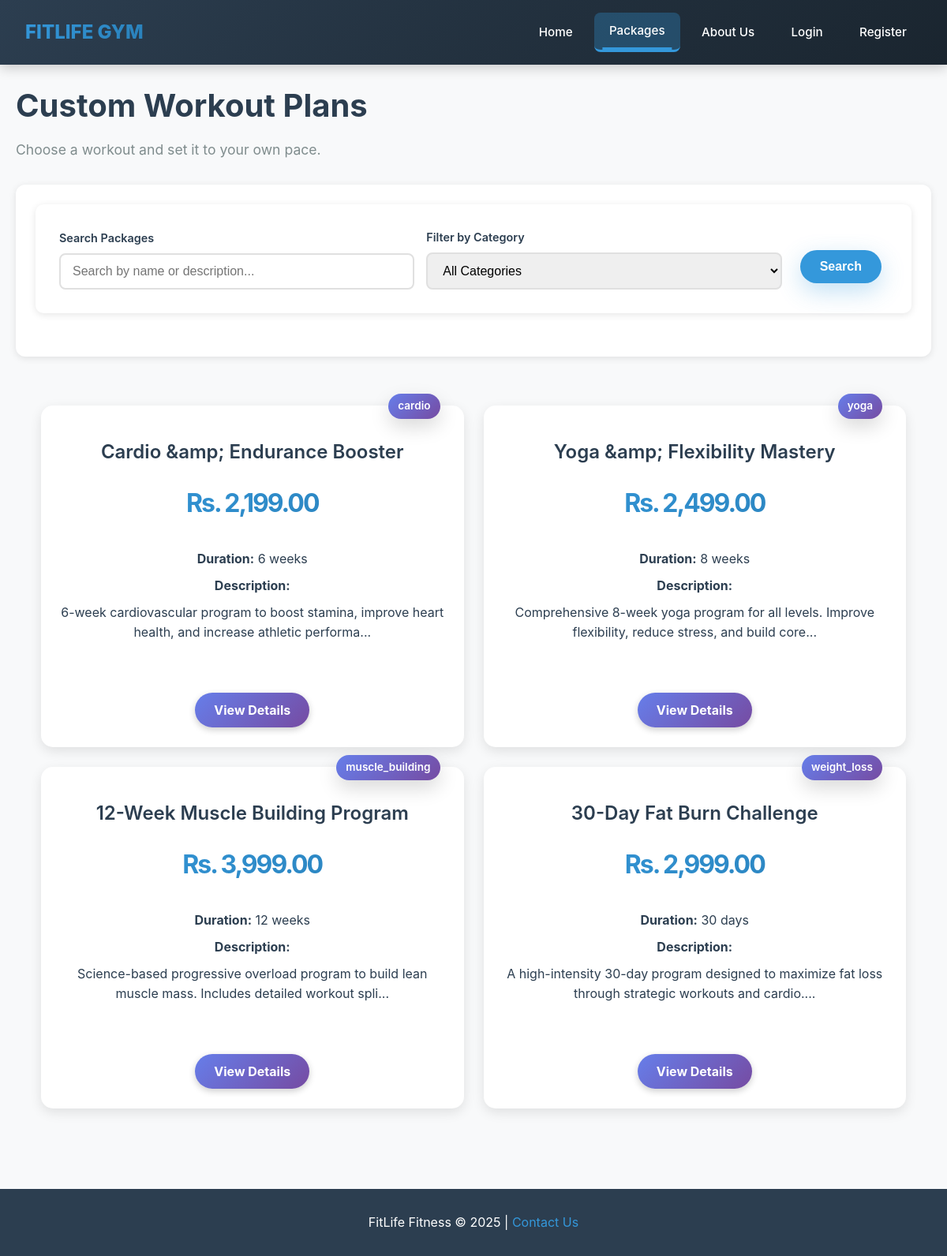
Page /public/packages.php on the committed database.
### tables this page shows
CREATE TABLE `packages` (
  `id` int(11) NOT NULL,
  `name` varchar(255) NOT NULL,
  `description` text DEFAULT NULL,
  `short_description` varchar(1000) DEFAULT NULL,
  `price` decimal(10,2) NOT NULL,
  `duration` varchar(100) DEFAULT NULL,
  `category` varchar(50) DEFAULT NULL,
  `image` varchar(255) DEFAULT NULL,
  `created_by` int(11) NOT NULL,
  `created_at` timestamp NOT NULL DEFAULT current_timestamp()
);

### public/packages.php (the view, shortened to what this page needs)
<?php
require_once '../includes/database.php';
$search = isset($_GET['search']) ? trim($_GET['search']) : '';
$sql = "SELECT * FROM packages WHERE 1=1";
$params = [];
$sql .= " ORDER BY created_at DESC";
$stmt = $pdo->prepare($sql);
$stmt->execute($params);
$packages = $stmt->fetchAll();
?>
<!DOCTYPE html>
<html>
<head>
    <link rel="stylesheet" href="../css/style.css">
</head>
<body>
    <?php
    include '../includes/navigation.php';
    ?>
    <div class="container">
        <h1>Custom Workout Plans</h1>
        <p class="subtitle">Choose a workout and set it to your own pace.</p>
        <div class="search-section">
            <form method="GET" action="" class="search-form">
                <div class="search-group">
                    <label for="search">Search Packages</label>
                    <input type="text"
                           name="search"
                           id="search"
                           class="search-input"
                           placeholder="Search by name or description..."
                           value="<?php echo htmlspecialchars($search); ?>">
                </div>
                <div class="category-group">
                    <label for="category">Filter by Category</label>
                    <select name="category" id="category" class="search-input">
                        <option value="">All Categories</option>
                    </select>
                </div>
                <button type="submit" class="search-btn">
                    Search
                </button>
            </form>
        </div>
        <div class="packages-grid">
            <?php if (empty($packages)): ?>
                <div class="no-results">
                    <p>No packages found matching your criteria.</p>
                    <a href="packages.php" class="reset-link">View all packages</a>
                </div>
            <?php else: ?>
                <?php foreach ($packages as $package): ?>
                <div class="package-card">
                    <div class="level-badge">
                        <?php echo htmlspecialchars($package['category'] ?? 'General'); ?>
                    </div>
                    <h3><?php echo htmlspecialchars($package['name']); ?></h3>
                    <p class="price">Rs. <?php echo number_format($package['price'], 2); ?></p>
                    <div class="workout-details">
                        <p><strong>Duration:</strong> <?php echo htmlspecialchars($package['duration']); ?></p>
                        <p><strong>Description:</strong></p>
                        <p><?php echo htmlspecialchars(substr($package['short_description'] ?? $package['description'], 0, 100)); ?>...</p>
                    </div>
                    <div class="action-buttons" style="display: flex !important; gap: 12px !important; margin-top: 20px !important; justify-content: center !important; flex-wrap: wrap !important; overflow: visible !important; z-index: 100 !important;">
                        <a href="package-details.php?id=<?php echo $package['id']; ?>" class="btn-details" style="background: linear-gradient(135deg, #667eea, #764ba2) !important; color: white !important; padding: 12px 24px !important; border-radius: 25px !important; font-size: 1rem !important; font-weight: 700 !important; text-decoration: none !important; display: inline-block !important; border: none !important; cursor: pointer !important; box-shadow: 0 3px 8px rgba(0,0,0,0.2) !important; visibility: visible !important; opacity: 1 !important; z-index: 100 !important; transition: all 0.3s ease !important; white-space: nowrap !important;">View Details</a>
                    </div>
                </div>
                <?php endforeach; ?>
            <?php endif; ?>
        </div>
    </div>
    <footer>
        <p>FitLife Fitness &copy; 2025 | <a href="about.php#contact">Contact Us</a></p>
    </footer>
</body>
</html>

### public/packages.php (style rules this page uses)
* { box-sizing: border-box; }
.container { max-width: 1400px; margin: 0 auto; padding: 20px; }
.container h1 { font-size: 2.5rem; color: #2c3e50; margin-bottom: 10px; font-weight: 700; }
.subtitle { color: #7f8c8d; margin-bottom: 30px; font-size: 1.1rem; }
.search-section { background: white; padding: 25px; border-radius: 12px; box-shadow: 0 2px 10px rgba(0,0,0,0.1); margin-bottom: 30px; }
.search-form { display: flex; gap: 15px; flex-wrap: wrap; align-items: flex-end; }
.search-group, .category-group { flex: 1; min-width: 200px; }
.search-group label, .category-group label { display: block; margin-bottom: 8px; font-weight: 600; color: #2c3e50; }
.search-input { width: 100%; padding: 12px 15px; border: 2px solid #e0e0e0; border-radius: 8px; font-size: 1rem; transition: border-color 0.3s; }
select.search-input { cursor: pointer; }
.search-btn, .clear-btn { padding: 12px 25px; border: none; border-radius: 25px; font-size: 1rem; font-weight: 600; cursor: pointer; transition: all 0.3s; text-decoration: none; display: inline-block; }
.search-btn { background: #3498db; color: white; }
.packages-grid { display: grid; grid-template-columns: repeat(auto-fit, minmax(350px, 1fr)); gap: 25px; margin-top: 30px; }
.package-card { background: white; border-radius: 15px; padding: 25px; box-shadow: 0 5px 15px rgba(0,0,0,0.1); transition: transform 0.3s, box-shadow 0.3s; position: relative; overflow: visible !important; display: flex; flex-direction: column; }
.package-card h3 { font-size: 1.5rem; color: #2c3e50; margin: 15px 0 10px; font-weight: 600; }
.package-card .price { font-size: 2rem; font-weight: 700; color: #3498db; margin: 10px 0; }
.package-card .workout-details { color: #7f8c8d; margin: 15px 0; line-height: 1.6; flex-grow: 1; }
.package-card .workout-details strong { color: #2c3e50; }
.package-card .workout-details p { margin: 8px 0; }
.level-badge { background: linear-gradient(135deg, #667eea, #764ba2); color: white; padding: 5px 12px; border-radius: 20px; font-size: 0.85rem; display: inline-block; margin-bottom: 10px; font-weight: 600; }
.package-card .action-buttons { display: flex !important; gap: 12px !important; margin-top: 20px !important; justify-content: center !important; flex-wrap: wrap !important; padding: 20px 0 0 0 !important; overflow: visible !important; position: relative !important; z-index: 100 !important; }
.package-card .action-buttons a { border-radius: 25px !important; padding: 12px 24px !important; font-size: 1rem !important; font-weight: 700 !important; text-decoration: none !important; display: inline-block !important; text-align: center !important; min-width: 140px !important; border: none !important; cursor: pointer !important; transition: all 0.3s ease !important; box-shadow: 0 3px 8px rgba(0,0,0,0.2) !important; visibility: visible !important; opacity: 1 !important; position: relative !important; z-index: 100 !important; height: auto !important; line-height: 1.5 !important; margin: 5px !important; white-space: nowrap !important; pointer-events: auto !important; clip: auto !important; }
.package-card .action-buttons a.btn-details { background: linear-gradient(135deg, #667eea, #764ba2) !important; color: white !important; visibility: visible !important; opacity: 1 !important; display: inline-block !important; position: relative !important; z-index: 100 !important; pointer-events: all !important; }
footer { text-align: center; padding: 30px; background: #2c3e50; color: white; margin-top: 50px; }
footer a { color: #3498db; text-decoration: none; }

### rows in the picture
packages: category "cardio", name "Cardio &amp; Endurance Booster", price "2,199.00", duration "6 weeks", short_description "6-week cardiovascular program to boost stamina, improve heart health, and increase athletic performa"
packages: category "yoga", name "Yoga &amp; Flexibility Mastery", price "2,499.00", duration "8 weeks", short_description "Comprehensive 8-week yoga program for all levels. Improve flexibility, reduce stress, and build core"
packages: category "muscle_building", name "12-Week Muscle Building Program", price "3,999.00", duration "12 weeks", short_description "Science-based progressive overload program to build lean muscle mass. Includes detailed workout spli"
packages: category "weight_loss", name "30-Day Fat Burn Challenge", price "2,999.00", duration "30 days", short_description "A high-intensity 30-day program designed to maximize fat loss through strategic workouts and cardio."
